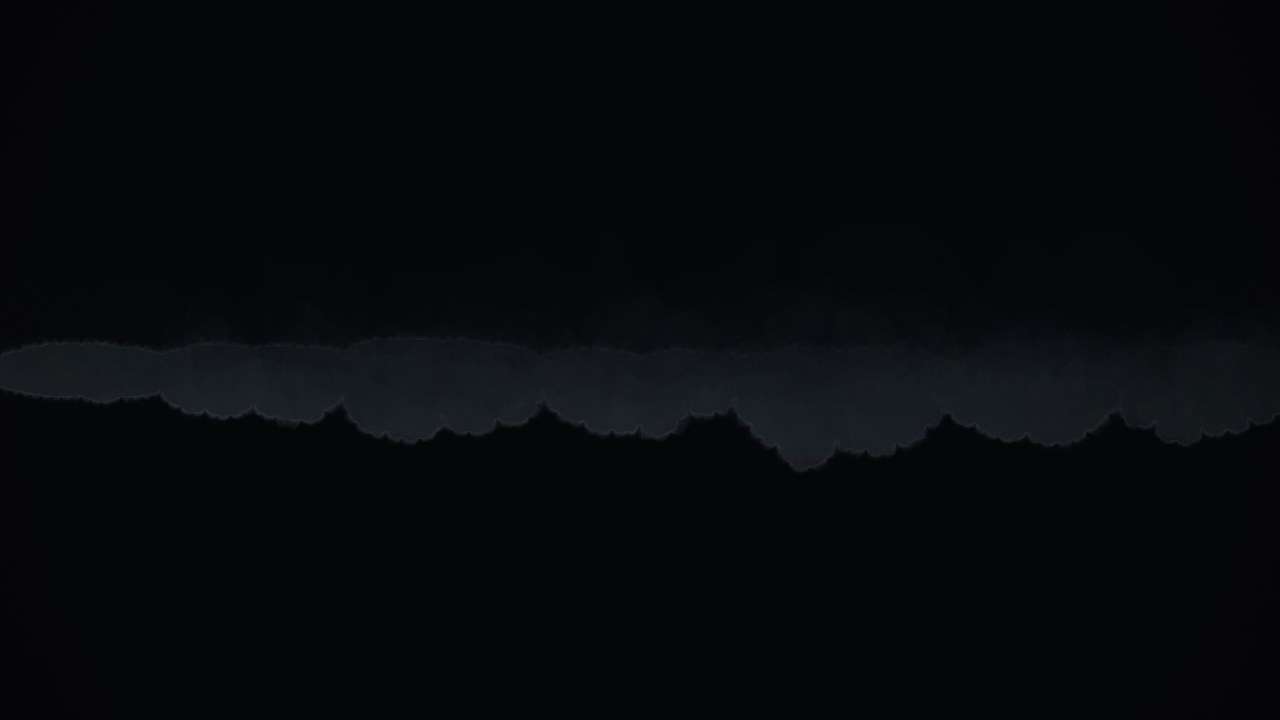
#> input picture horror-series/art/storyboard/panels/e01_p01.jpg, 1280 x 720 px, found by its file name
$ python make_lyric_video.py ../../art/storyboard/panels/e01_p01.jpg
#> lines starting #> are read from the running program, lines starting #| are printed output that depends on the picture
"""COUNTDOWN — official lyric video for the full title song "പത്തു മണിയൊച്ച" (2:59, 16:9 1080p).

Picture: the series' panels, each section of the song on its part of the story (verse 1 = Ep 1–4, chorus = the Keeper,
verse 2 = Ep 5–8, bridge = the 1946 legend in sepia, verse 3 + final chorus = the finale, outro = the season 2 hook),
with slow camera moves and the film look. Text: each Malayalam line large in the lower third as it is sung, with its
English meaning underneath. Line times come from lyric_times.json (aligned to the recording).
Usage: python3 make_lyric_video.py [--vertical]
"""
import json, math, os, subprocess, sys
import numpy as np
import cv2

HERE = os.path.dirname(os.path.abspath(__file__))
V = os.path.abspath(os.path.join(HERE, ".."))
HS = os.path.abspath(os.path.join(V, ".."))
PANELS = os.path.abspath(os.path.join(HS, "..", "animation-base", "out", "panels_hd"))
SONG = os.path.join(HS, "audio", "songs", "ten-little-chimes-FULL-ml_master.mp3")
OUT = os.path.join(V, "lyric")
W, H, FPS = 1920, 1080, 24
DUR = 179.1
rng = np.random.default_rng(11)

# (song start, panel, move, fx) — each shot lasts until the next one starts
SHOTS = [
    (0.0, "e01_p01", "hold", ""), (4.0, "e01_p02", "push", ""), (9.0, "e01_p12", "rise", ""), (14.0, "e01_p06", "push", ""),
    # verse 1 (Ep 1–4)
    (21.0, "e01_p10", "push", ""), (24.5, "e01_p14", "push", ""), (28.0, "e02_p11", "push", ""), (31.0, "e02_p15", "push", ""),
    (35.0, "e03_p07", "pushR", "vhs"), (38.5, "e03_p06", "push", ""), (42.0, "e03_p13", "push", ""),
    # chorus 1 (the Keeper)
    (47.0, "e05_p06", "push", "phone"), (51.0, "e05_p08", "push", "phone"), (55.0, "e06_p10", "push", ""), (59.0, "e01_p13", "pull", ""),
    (63.0, "e09_p07", "rise", ""), (67.0, "e05_p11", "push", "phone"),
    # verse 2 (Ep 5–8)
    (72.5, "e05_p04", "push", "phone"), (76.5, "e06_p05", "push", ""), (80.5, "e06_p07", "driftL", ""), (84.5, "e07_p06", "push", ""),
    (88.5, "e08_p03", "push", ""), (92.0, "e08_p09", "push", ""),
    # chorus 2
    (95.0, "e08_p01", "driftR", ""), (99.0, "e03_p12", "push", "vhs"), (103.0, "e06_p09", "pull", ""), (107.0, "e09_p12", "push", ""),
    (111.0, "e08_p13", "rise", ""), (115.0, "e09_p04", "push", ""),
    # bridge (the 1946 legend)
    (121.0, "e04_p06", "driftL", "sepia"), (126.0, "e04_p07", "pushR", "sepia"), (131.0, "e04_p08", "push", "sepia"), (135.5, "e04_p12", "push", ""),
    # verse 3 (finale)
    (139.0, "e09_p10", "push", ""), (142.5, "e09_p11", "push", ""), (145.0, "e10_p07", "push", ""), (148.5, "e10_p08", "pull", "vhs"),
    # final chorus
    (152.0, "e10_p09", "push", ""), (156.0, "e10_p10", "pull", ""), (160.0, "e10_p11", "driftR", ""), (164.0, "e10_p12", "push", ""),
    (168.0, "e10_p13", "push", ""),
    # outro
    (172.0, "e10_p01", "hold", ""), (175.0, "e01_p02", "pull", ""),
]
MEAN = {  # English meaning per Malayalam line (shown small)
    "ആരിരാരോ... ആരാരിരാരോ...": "(lullaby hum)",
    "പത്തു മണിയൊച്ച മേലേ ഗോപുരത്തിൽ": "Ten chimes in the tower high",
    "ഒൻപത് പോയവർക്കായ് ഇരുളിൻ നടുവിൽ": "Nine for the ones who left, deep in the dark",
    "എട്ട് നീല റിബ്ബൺ കെട്ടിയ പെണ്ണിനായ്": "Eight for the girl with the blue ribbons",
    "ഏഴ് ഒന്നുമറിയാത്ത കൂട്ടുകാരനായ്": "Seven for the friend who never knew",
    "എണ്ണരുതേ, എണ്ണരുതേ, മണിയൊച്ച കേട്ടാലും": "Don't count, don't count, even if you hear the bells",
    "തിരിയരുതേ, തിരിയരുതേ, പിന്നിൽ നിഴൽ വന്നാലും": "Don't turn around, even if a shadow comes behind you",
    "മൂന്നു മണിക്കവൻ വരും, മഞ്ഞിലൂടെ മെല്ലെ": "At three o'clock he comes, slowly through the mist",
    "ആരിരാരോ പാടിയുറങ്ങ്... അവൻ കേൾക്കും മെല്ലെ": "Sing aariraro and sleep... he is listening",
    "ആറ് മഞ്ഞുമൂടും വഴിയോരത്ത്": "Six on the road where the fog rolls in",
    "അഞ്ച് പേരെഴുതിയ ഘടികാരത്തിൽ": "Five in the clock with a name",
    "നാല് നീ കാണാത്ത നാഴികകൾ": "Four for the hours you'll never find",
    "മൂന്ന് ആടിയാടും ഒഴിഞ്ഞ കസേര": "Three for the empty chair that rocks",
    "പണ്ടൊരു ഘടികാരപ്പണിക്കാരൻ...": "Long ago, a clockmaker...",
    "ചെയ്യാത്ത കുറ്റത്തിന് അവനെ പൂട്ടിയിട്ടു...": "locked away for a crime he never did...",
    "പുലർച്ചെ മൂന്നു മണിക്ക് അവൻ മരിച്ചു...": "he died at three in the morning...",
    "“നിങ്ങളെടുത്ത ഓരോ നിമിഷവും... ഞാൻ തിരിച്ചെടുക്കും...”": "\"Every moment you took... I will take back.\"",
    "രണ്ട് കുഞ്ഞുഹൃദയം പിച്ചളച്ചക്രത്തിൽ": "Two little hearts in the gears of brass",
    "ഒന്ന്... അവസാനത്തെ മണിയൊച്ചയിൽ": "One... at the very last chime",
    "പിന്നോട്ട് ചുറ്റൂ, മെല്ലെ ചുറ്റൂ": "Wind it back, slowly wind it back",
    "കാലം മടങ്ങിവരും, ഇരുൾ മായും": "Time will return, the darkness will fade",
    "എണ്ണരുതേ, എണ്ണരുതേ, മണിയൊച്ച തീർന്നാലും": "Don't count, don't count, even when the bells are done",
    "ഉറങ്ങിക്കോ, ഉറങ്ങിക്കോ, പുലരി വന്നാലും": "Sleep now, sleep, even when the dawn comes",
    "നാൽപതാണ്ടു കഴിയുമ്പോൾ ഗോപുരം ഉണരും": "When forty years pass, the tower will wake",
    "ആരിരാരോ... അന്നവൻ വീണ്ടും നിന്നെ തിരയും": "Aariraro... and he will come looking for you again",
    "കണ്ണടച്ചുറങ്ങൂ എൻ പൊന്നോമനേ...": "Close your eyes and sleep, my darling...",
    "മൂന്നു മണിക്കവൻ വരുമല്ലോ... ഇന്ന്.": "at three o'clock he's coming... tonight.",
}

ease = lambda x: x * x * (3 - 2 * x)
easeIn = lambda x: x ** 3
yy, xx = np.mgrid[0:H, 0:W].astype(np.float32)
VIG = (1 - .55 * np.clip(((xx - W / 2) / (W * .62)) ** 2 + ((yy - H / 2) / (H * .62)) ** 2, 0, 1) ** 1.3)[..., None]
GRAIN = [cv2.resize((rng.standard_normal((H // 2, W // 2)) * 5).astype(np.float32), (W, H))[..., None] for _ in range(8)]
LUT = np.clip(255 * (np.linspace(0, 1, 256) ** 1.08 * 1.04 - .015), 0, 255).astype(np.uint8)
# darken the lower third so the lyrics always read
SHADE = np.ones((H, W, 1), np.float32)
SHADE[int(H * .55):] = np.linspace(1, .45, H - int(H * .55))[:, None, None]


# [57 lines left out: functions camera, look, ass, not called in this run]


def main(vertical=False):
#> called with vertical = False
    os.makedirs(OUT, exist_ok=True)
    lines = json.load(open(os.path.join(HERE, "lyric_times.json"), encoding="utf-8"))
#> (reads horror-series/video/tools/lyric_times.json from the repository)
    lines = [(float(a), txt) for a, txt in lines]
    imgs = {p: cv2.imread(os.path.join(PANELS, p + ".jpg")) for _, p, _, _ in SHOTS}
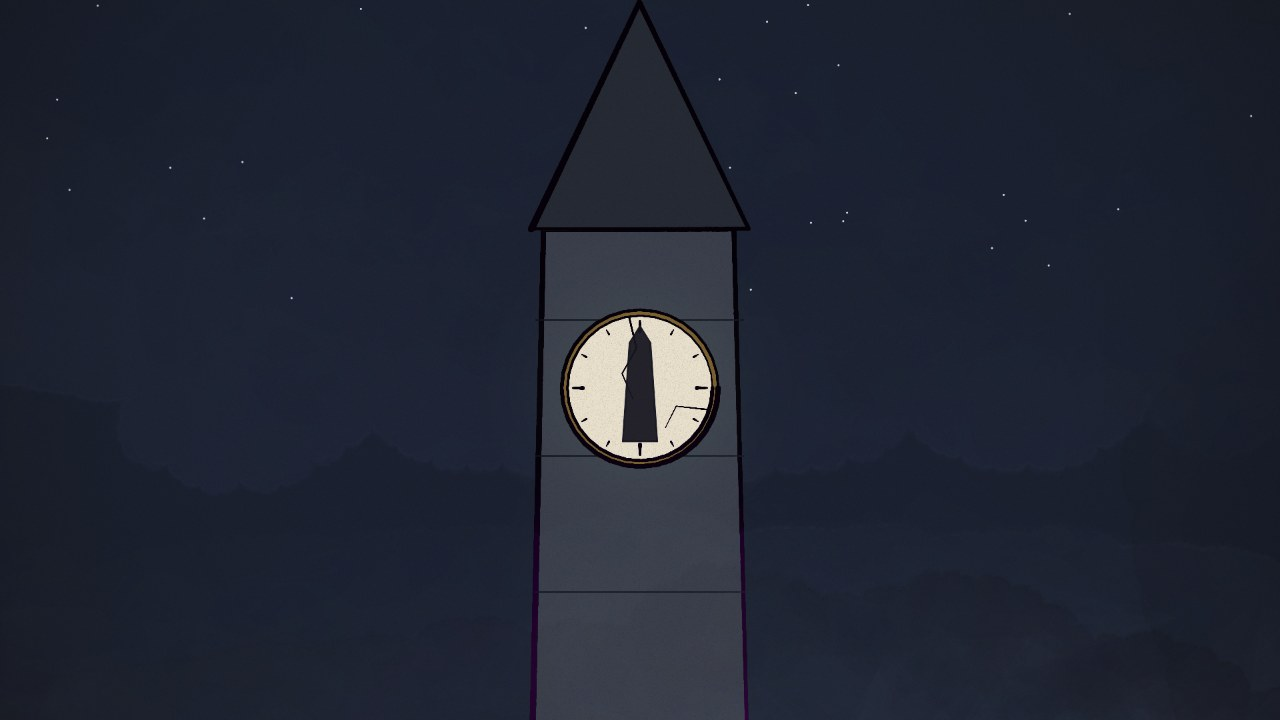
#> input picture horror-series/art/storyboard/panels/e01_p12.jpg, 1280 x 720 px, found by its file name
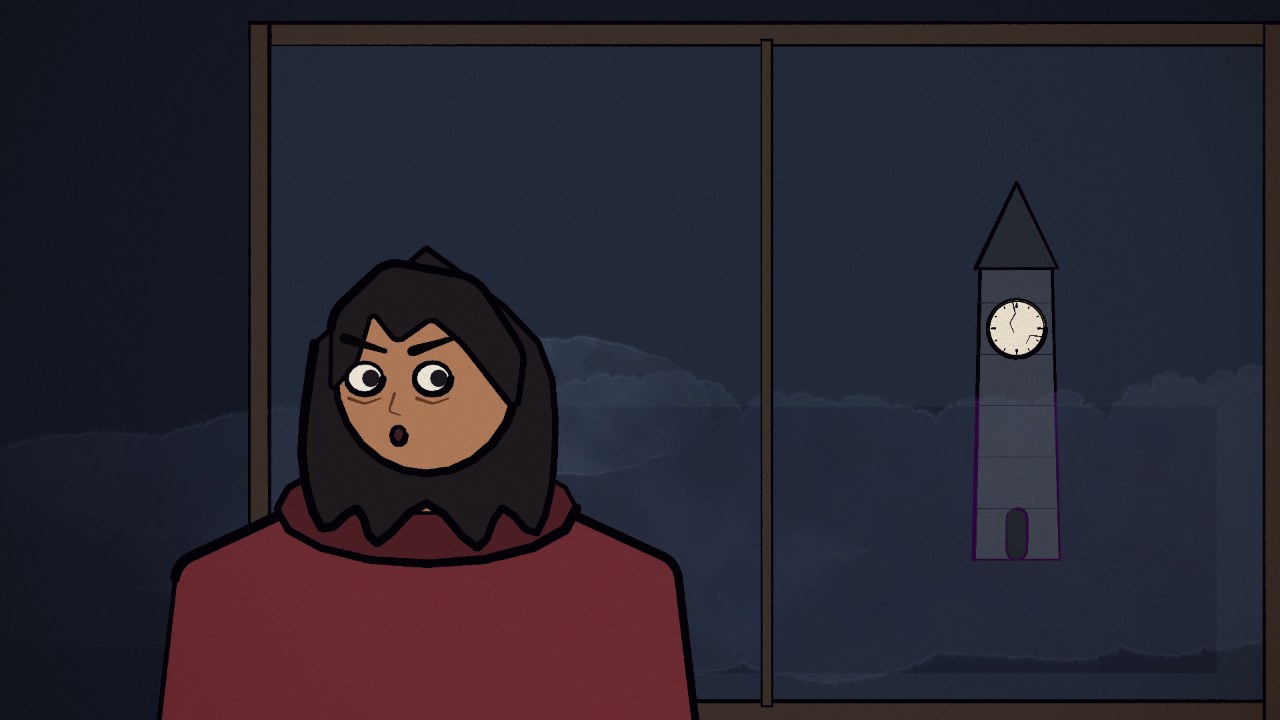
#> input picture horror-series/art/storyboard/panels/e01_p10.jpg, 1280 x 720 px, found by its file name
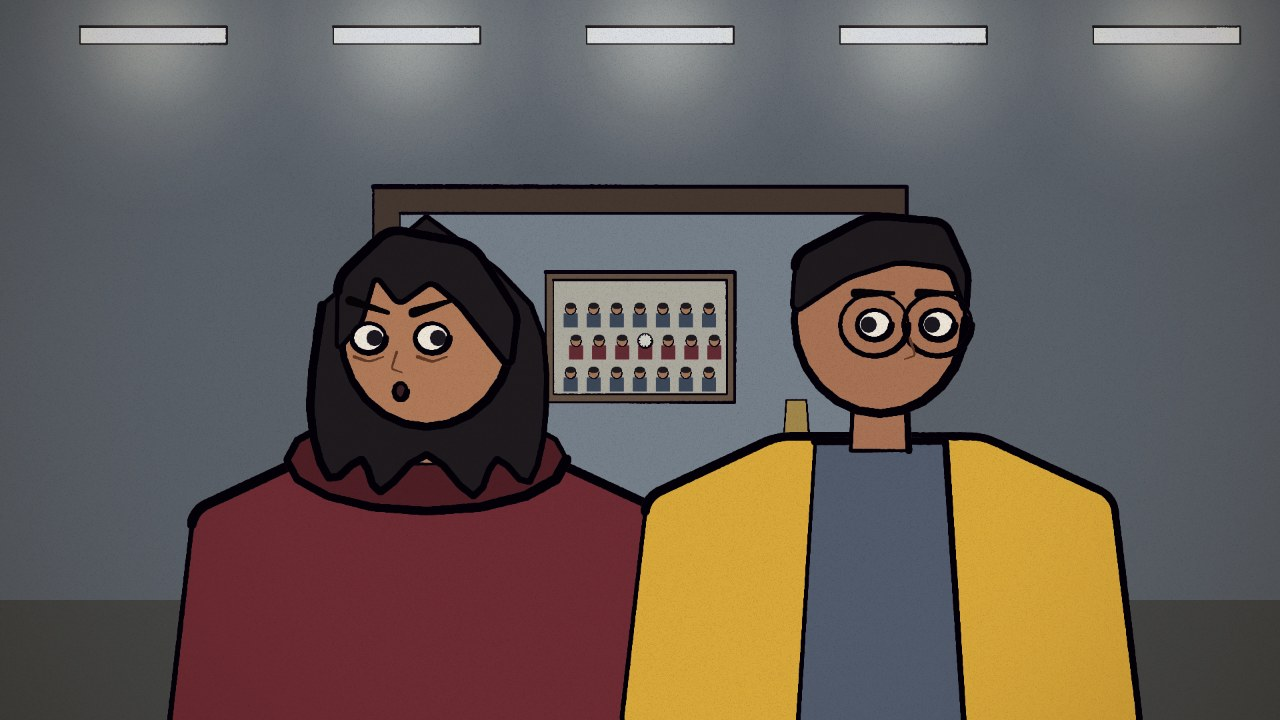
#> input picture horror-series/art/storyboard/panels/e02_p11.jpg, 1280 x 720 px, found by its file name
#> (the run stopped early here; a loop or call above may not have finished)
